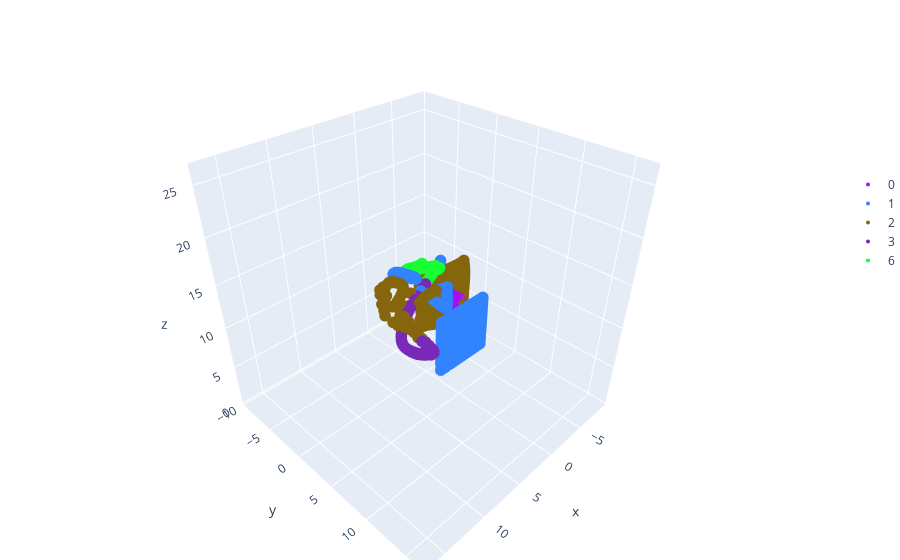

Notebook code for this chart:
### Code cell
import rpad.visualize_3d.plots as vpl
import os
import zarr
import torch
import numpy as np

train_zarr = zarr.open('/home/ktsim/Projects/non-rigid/data/old_dataset/cloth=single-fixed anchor=single-random hole=single/train.zarr')
episode_num = 0
# print(train_zarr['data/ground_truth'][0].shape)
print(train_zarr['data/force'].shape)
fig = vpl.segmentation_fig(
    np.concatenate([
        train_zarr['data/action_pcd'][episode_num],
        train_zarr['data/anchor_pcd'][episode_num],
        train_zarr['data/ground_truth'][episode_num],
        train_zarr['data/force'][:, 0, :] + np.array([3, 5, 10]),
    ]),
    np.concatenate([
        np.ones(train_zarr['data/action_pcd'][episode_num].shape[0]),
        np.zeros(train_zarr['data/anchor_pcd'][episode_num].shape[0]),
        np.ones(train_zarr['data/tax3d'][episode_num].shape[0],) * 2,
        np.array([1]*60 + [2]* 60 + [3]* 60 + [6]*121),
        
    ]).astype(int)
)
fig.show()
